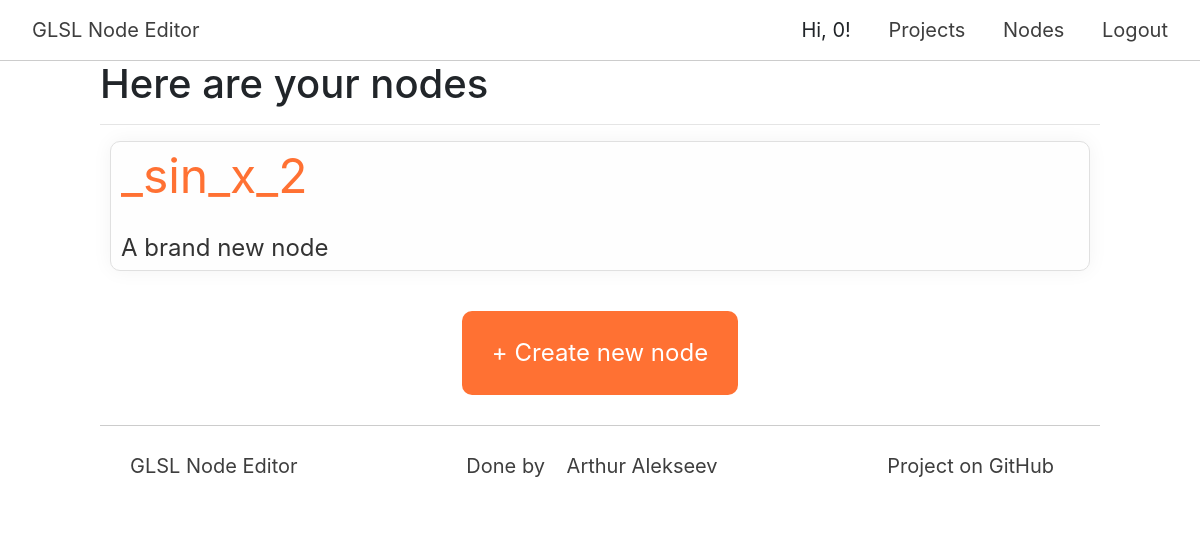
Screenshot of /node (signed in) with the database file from the repository.
### db/models/user_model.py (models this page shows, shortened)
class UserModel(SqlAlchemyBase, UserMixin):
    __tablename__ = 'users'
    id = sqlalchemy.Column(sqlalchemy.Integer,
                           primary_key=True, autoincrement=True)
    name = sqlalchemy.Column(sqlalchemy.String(15), unique=True)
    email = sqlalchemy.Column(sqlalchemy.String, unique=True)
    hashed_password = sqlalchemy.Column(sqlalchemy.String)
    create_date = sqlalchemy.Column(sqlalchemy.DateTime, default=datetime.datetime.now)
    used_nodes = sqlalchemy.Column(sqlalchemy.String, default="")
    nodes = orm.relation("NodeModel", back_populates='user')
    projects = orm.relation("ProjectModel", back_populates='user')

### db/models/nodes_model.py (models this page shows)
class NodeModel(SqlAlchemyBase):
    __tablename__ = 'nodes'
    id = sqlalchemy.Column(sqlalchemy.Integer, primary_key=True, autoincrement=True)
    json_code = sqlalchemy.Column(sqlalchemy.String, nullable=True)
    author_id = sqlalchemy.Column(sqlalchemy.Integer, sqlalchemy.ForeignKey("users.id"))
    name = sqlalchemy.Column(sqlalchemy.String, nullable=True)
    description = sqlalchemy.Column(sqlalchemy.String, nullable=True)
    user = orm.relation('UserModel')

### app.py (the view)
@app.route('/node')
@login_required
def nodes_page():
    session = db_session.create_session()
    nodes = session.query(Node).filter(Node.author_id == current_user.id)
    return render_template("nodes.html", nodes=nodes)

### app.py (called while the page is built)
@login_manager.user_loader
def load_user(user_id):
    session = db_session.create_session()
    return session.query(User).get(user_id)

### db/db_session.py (called while the page is built)
def create_session() -> Session:
    global __factory
    return __factory()

### templates/nodes.html
{% extends "base.html" %}
{% block content %}
    <link rel="stylesheet" href="/static/projects/css/projects.css">
    <div class="p-title">
        <h1>
            Here are your nodes
        </h1>
    </div>
    <hr>
    {% for node in nodes %}
        <div class="project" onclick="document.location = '/node/{{ node.id }}'">
            <div class="project-data">
                <span class="project-name">
                    {{ node.name }}
                </span>
                <br>
                <span class="project-description">
                    {{ node.description }}
                </span>
            </div>
        </div>
    {% endfor %}
    <div class="new-project">
        <button id="new-project" onclick="document.location = '/new_node'"> <span class="big-plus">+</span> Create new node </button>
    </div>
{% endblock %}

### templates/base.html (shortened to what this page needs)
<!DOCTYPE html>
<html lang="en">
<head>
    <link rel="stylesheet"
          href="https://stackpath.bootstrapcdn.com/bootstrap/4.4.1/css/bootstrap.min.css"
>
    <link rel="stylesheet" href="/static/base/css/base.css">
</head>
<body>
<div id="page-c">
<header>
    <div class="navbar">
        <div class="title">
            <a href="/"> GLSL Node Editor </a>
        </div>
        <div class="inner-bar">
            {% if current_user.is_authenticated %}
                <a>Hi, {{ current_user.name }}! </a>
                <a href="/project"> Projects </a>
                <a href="/node"> Nodes </a>
                <a href="/logout"> Logout </a>
            {% else %}
                <a href="/login"> Sign in </a>
            {% endif %}
        </div>
    </div>
</header>
<div class="main-content">
    {% block content %} {% endblock %}
<footer>
    <div class="ftr">
        <span>GLSL Node Editor</span>
        <span style="text-align: center">Done by <a href="https://github.com/arthur100500">Arthur Alekseev</a> </span>
        <span style="text-align: end"><a href="https://github.com/arthur100500/glsl-node-editor">Project on GitHub</a></span>
    </div>
</footer>
</div>
</div>
</body>
</html>

### static/base/css/base.css (style rules this page uses)
body { margin: 0; line-height: 1.0; position: relative; }
.navbar { font-family: -apple-system, BlinkMacSystemFont, "Segoe UI", Roboto, "Helvetica Neue", Arial, "Noto Sans", sans-serif, "Apple Color Emoji", "Segoe UI Emoji", "Segoe UI Symbol", "Noto Color Emoji"; display: grid; grid-template-columns: 1fr 3fr; height: 60px; box-shadow: 0 1px 0 rgba(0, 0, 0, 0.2); z-index: 11; position: absolute; width: 100%; background-color: #ffffff; }
.title { text-align: left; }
.inner-bar { text-align: right; }
.main-content { top: 60px; position: relative; height: 100vh; }
a { padding: 14px 16px; margin-top: 10px; text-decoration: none; color: #3e3e3e; font-size: 20px; }
.ftr { border-top: 1px solid rgba(0, 0, 0, 0.2); height: 90px; margin-top: auto; box-sizing: inherit; display: grid; grid-template-columns: 1fr 1fr 1fr; }
.ftr span { margin: 30px; color: #3e3e3e; font-size: 20px; }

### static/projects/css/projects.css (style rules this page uses)
.main-content { width: 1000px; margin: auto; }
.project { margin: 10px; display: grid; grid-template-columns: 250px 1fr; border-radius: 10px; border: 1px solid #e0e0e0; background-color: #fefefe; box-shadow: 0 0 20px rgba(0, 0, 0, 0.05); transition: background-color ease-in-out 60ms; }
.project-data { font-family: -apple-system, BlinkMacSystemFont, "Segoe UI", Roboto, "Helvetica Neue", Arial, "Noto Sans", sans-serif, "Apple Color Emoji", "Segoe UI Emoji", "Segoe UI Symbol", "Noto Color Emoji"; display: inherit; }
.project-name { font-size: 300%; color: #ff7133; margin: 10px; }
.project-description { font-size: 150%; color: #333333; margin: 10px; }
.new-project { text-align: center; }
.new-project button { background-color: #ff7133; margin: auto; margin-top: 30px; margin-bottom: 30px; width: auto; border: none; padding: 30px; border-radius: 10px; color: #ffffff; font-size: 150%; transition: transform ease-in-out 200ms, background-color ease-in-out 200ms; }

### rows the page displays
UserModel: name "0"
NodeModel: name "_sin_x_2", description "A brand new node"
